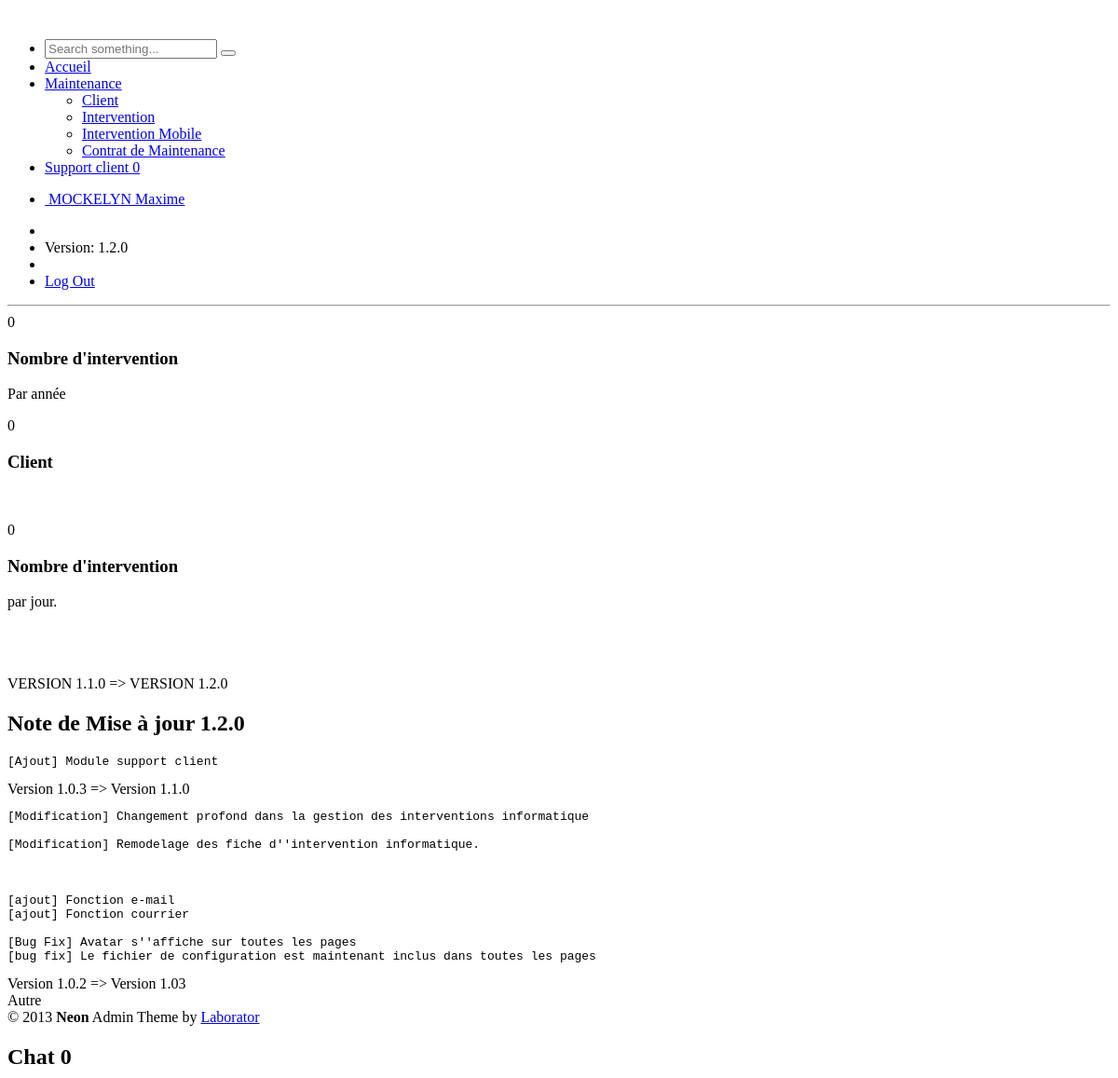
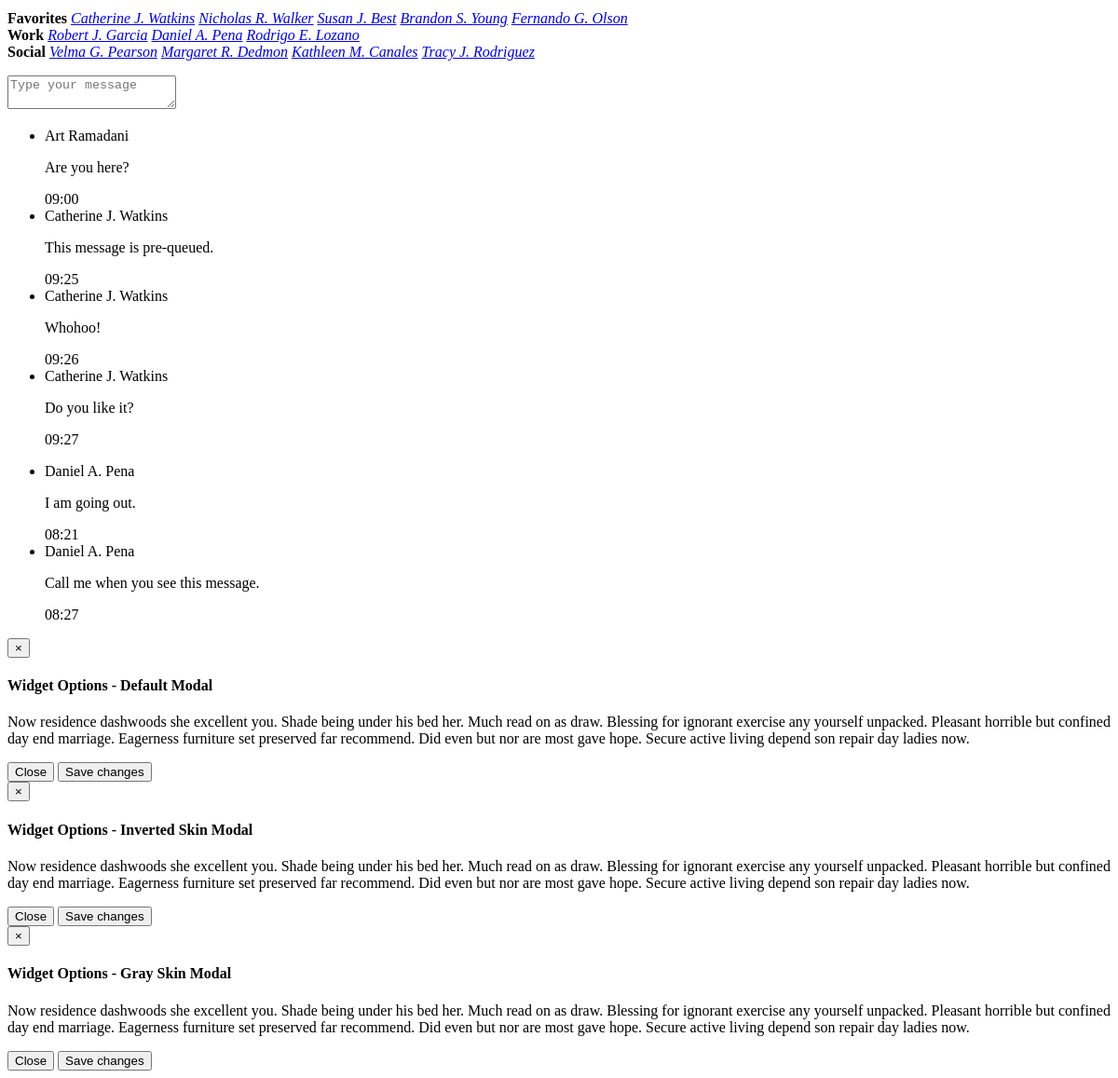
/index.php (signed in), run on the app's committed database (2 pictures, top to bottom).
### tables this page shows
CREATE TABLE IF NOT EXISTS `membre` (
  `id` int(11) NOT NULL AUTO_INCREMENT,
  `login` text NOT NULL,
  `pass_md5` text NOT NULL,
  `email` varchar(255) NOT NULL,
  `images` varchar(255) NOT NULL,
  `nom` varchar(255) NOT NULL,
  `prenom` varchar(255) NOT NULL,
  PRIMARY KEY (`id`)
);

CREATE TABLE IF NOT EXISTS `maj` (
  `idmaj` int(13) NOT NULL AUTO_INCREMENT,
  `version_latest` varchar(255) NOT NULL,
  `Title` varchar(255) NOT NULL,
  `desc` longtext NOT NULL,
  PRIMARY KEY (`idmaj`)
);

### inc/config.php (called while the page is built, shortened)
<?php
$rootsite = "http://192.168.1.50/inter/";
$sql_version = mysql_query("SELECT version_latest FROM maj ORDER BY idmaj DESC");
$donnee_version = mysql_fetch_array($sql_version);
$version = $donnee_version['version_latest'];
?>

### index.php (the view, shortened to what this page needs)
<?php
include ('inc/header.php');
include ('inc/sidebar.php');
$date = date('d/m/Y');
?>
	</div>
	<div class="main-content">
<?php include ('inc/headerbar.php'); ?>
<hr />
<?php
$sql_facture_client = mysql_query("SELECT count(*) FROM intervention");
$somme_facture_client = mysql_result($sql_facture_client,0);
$sql_client = mysql_query("SELECT count(*) FROM client");
$somme_client = mysql_result($sql_client, 0);
$sql_facture_client_day = mysql_query("SELECT count(*) FROM intervention WHERE date_entre = '" .$date."'");
$somme_facture_client_day = mysql_result($sql_facture_client_day, 0);
?>
<div class="row">
	<div class="col-sm-3">
		<div class="tile-stats">
			<div data-delay="0" data-duration="2500" data-postfix="" data-prefix="" data-end="<?php echo $somme_facture_client; ?>" data-start="0" class="num">0</div>
			<h3>Nombre d'intervention</h3>
			<p>Par année</p>
		</div>
	</div>
	<div class="col-sm-3">
		<div class="tile-stats tile-green">
			<div class="num" data-start="0" data-end="<?php echo $somme_client; ?>" data-postfix="" data-duration="1500" data-delay="600">0</div>
			<h3>Client</h3>
			<p><br></p>
		</div>
	</div>
	<div class="col-sm-3">
		<div class="tile-stats tile-aqua">
			<div class="num" data-start="0" data-end="<?php echo $somme_facture_client_day; ?>" data-postfix="" data-duration="1500" data-delay="1200">0</div>
			<h3>Nombre d'intervention</h3>
			<p>par jour.</p>
		</div>
	</div>
</div>
<br />
<br />
<br />
<?php
$sql_news = mysql_query("SELECT * FROM maj ORDER BY version_latest DESC");
while($donnee_news=mysql_fetch_array($sql_news))
{
	?>
<div class="row">
	<div class="col-md-12">
		<div data-collapsed="0" class="panel panel-default panel-shadow">
			<div class="panel-heading">
				<div class="panel-title"><?php echo $donnee_news['Title']; ?></div>
			</div>
			<div class="panel-body">
			<?php echo $donnee_news['desc']; ?>
			</div>
		</div>
	</div>
</div>
<?php } ?>
</div>
<footer class="main">
	&copy; 2013 <strong>Neon</strong> Admin Theme by <a href="http://laborator.co" target="_blank">Laborator</a>
</footer>	</div>
<div id="chat" class="fixed" data-current-user="Art Ramadani" data-order-by-status="1" data-max-chat-history="25">
	<div class="chat-inner">
		<h2 class="chat-header">
			Chat
			<span class="badge badge-success is-hidden">0</span>
		</h2>
		<div class="chat-group" id="group-1">
			<strong>Favorites</strong>
			<a href="#" id="sample-user-123" data-conversation-history="#sample_history"><span class="user-status is-online"></span> <em>Catherine J. Watkins</em></a>
			<a href="#"><span class="user-status is-online"></span> <em>Nicholas R. Walker</em></a>
			<a href="#"><span class="user-status is-busy"></span> <em>Susan J. Best</em></a>
			<a href="#"><span class="user-status is-offline"></span> <em>Brandon S. Young</em></a>
			<a href="#"><span class="user-status is-idle"></span> <em>Fernando G. Olson</em></a>
		</div>
		<div class="chat-group" id="group-2">
			<strong>Work</strong>
			<a href="#"><span class="user-status is-offline"></span> <em>Robert J. Garcia</em></a>
			<a href="#" data-conversation-history="#sample_history_2"><span class="user-status is-offline"></span> <em>Daniel A. Pena</em></a>
			<a href="#"><span class="user-status is-busy"></span> <em>Rodrigo E. Lozano</em></a>
		</div>
		<div class="chat-group" id="group-3">
			<strong>Social</strong>
			<a href="#"><span class="user-status is-busy"></span> <em>Velma G. Pearson</em></a>
			<a href="#"><span class="user-status is-offline"></span> <em>Margaret R. Dedmon</em></a>
			<a href="#"><span class="user-status is-online"></span> <em>Kathleen M. Canales</em></a>
			<a href="#"><span class="user-status is-offline"></span> <em>Tracy J. Rodriguez</em></a>
		</div>
	</div>
	<div class="chat-conversation">
		<div class="chat-textarea">
			<textarea class="form-control autogrow" placeholder="Type your message"></textarea>
		</div>
	</div>
</div>
<ul class="chat-history" id="sample_history">
	<li>
		<span class="user">Art Ramadani</span>
		<p>Are you here?</p>
		<span class="time">09:00</span>
	</li>
	<li class="opponent">
		<span class="user">Catherine J. Watkins</span>
		<p>This message is pre-queued.</p>
		<span class="time">09:25</span>
	</li>
	<li class="opponent">
		<span class="user">Catherine J. Watkins</span>
		<p>Whohoo!</p>
		<span class="time">09:26</span>
	</li>
	<li class="opponent unread">
		<span class="user">Catherine J. Watkins</span>
		<p>Do you like it?</p>
		<span class="time">09:27</span>
	</li>
</ul>
<ul class="chat-history" id="sample_history_2">
	<li class="opponent unread">
		<span class="user">Daniel A. Pena</span>
		<p>I am going out.</p>
		<span class="time">08:21</span>
	</li>
	<li class="opponent unread">
		<span class="user">Daniel A. Pena</span>
		<p>Call me when you see this message.</p>
		<span class="time">08:27</span>
	</li>
</ul></div>
<div class="modal fade" id="sample-modal-dialog-1">
	<div class="modal-dialog">
		<div class="modal-content">
			<div class="modal-header">
				<button type="button" class="close" data-dismiss="modal" aria-hidden="true">&times;</button>
				<h4 class="modal-title">Widget Options - Default Modal</h4>
			</div>
			<div class="modal-body">
				<p>Now residence dashwoods she excellent you. Shade being under his bed her. Much read on as draw. Blessing for ignorant exercise any yourself unpacked. Pleasant horrible but confined day end marriage. Eagerness furniture set preserved far recommend. Did even but nor are most gave hope. Secure active living depend son repair day ladies now.</p>
			</div>
			<div class="modal-footer">
				<button type="button" class="btn btn-default" data-dismiss="modal">Close</button>
				<button type="button" class="btn btn-primary">Save changes</button>
			</div>
		</div>
	</div>
</div>
<div class="modal invert fade" id="sample-modal-dialog-2">
	<div class="modal-dialog">
		<div class="modal-content">
			<div class="modal-header">
				<button type="button" class="close" data-dismiss="modal" aria-hidden="true">&times;</button>
				<h4 class="modal-title">Widget Options - Inverted Skin Modal</h4>
			</div>
			<div class="modal-body">
				<p>Now residence dashwoods she excellent you. Shade being under his bed her. Much read on as draw. Blessing for ignorant exercise any yourself unpacked. Pleasant horrible but confined day end marriage. Eagerness furniture set preserved far recommend. Did even but nor are most gave hope. Secure active living depend son repair day ladies now.</p>
			</div>
			<div class="modal-footer">
				<button type="button" class="btn btn-default" data-dismiss="modal">Close</button>
				<button type="button" class="btn btn-primary">Save changes</button>
			</div>
		</div>
	</div>
</div>
<div class="modal gray fade" id="sample-modal-dialog-3">
	<div class="modal-dialog">
		<div class="modal-content">
			<div class="modal-header">
				<button type="button" class="close" data-dismiss="modal" aria-hidden="true">&times;</button>
				<h4 class="modal-title">Widget Options - Gray Skin Modal</h4>
			</div>
			<div class="modal-body">
				<p>Now residence dashwoods she excellent you. Shade being under his bed her. Much read on as draw. Blessing for ignorant exercise any yourself unpacked. Pleasant horrible but confined day end marriage. Eagerness furniture set preserved far recommend. Did even but nor are most gave hope. Secure active living depend son repair day ladies now.</p>
			</div>
			<div class="modal-footer">
				<button type="button" class="btn btn-default" data-dismiss="modal">Close</button>
				<button type="button" class="btn btn-primary">Save changes</button>
			</div>
		</div>
	</div>
</div>
	<link rel="stylesheet" href="assets/js/jvectormap/jquery-jvectormap-1.2.2.css">
	<link rel="stylesheet" href="assets/js/rickshaw/rickshaw.min.css">
</body>
</html>

### inc/header.php (shortened to what this page needs)
<?php
include ('config.php');
$result = mysql_query("SELECT id,login,email,images,nom,prenom FROM membre WHERE login = '".$_SESSION['login']. "'") or die(mysql_error());
$donnees_login = mysql_fetch_array($result);
?>
<!DOCTYPE html>
<html lang="en">
<head>
	<link rel="stylesheet" href="<?php echo $rootsite; ?>assets/js/jquery-ui/css/no-theme/jquery-ui-1.10.3.custom.min.css">
	<link rel="stylesheet" href="<?php echo $rootsite; ?>assets/css/font-icons/entypo/css/entypo.css">
	<link rel="stylesheet" href="<?php echo $rootsite; ?>assets/css/font-icons/entypo/css/animation.css">
		<link rel="stylesheet" href="<?php echo $rootsite; ?>assets/css/neon-core.css">
	<link rel="stylesheet" href="<?php echo $rootsite; ?>assets/css/neon-theme.css">
	<link rel="stylesheet" href="<?php echo $rootsite; ?>assets/css/neon-forms.css">
	<link rel="stylesheet" href="<?php echo $rootsite; ?>assets/css/neon.css">
	<link rel="stylesheet" href="<?php echo $rootsite; ?>assets/css/custom.css">
	<link rel="stylesheet" href="<?php echo $rootsite; ?>assets/css/table.css">
</head>
<body class="page-body  page-fade">
<div class="page-container">
	<div class="sidebar-menu">
		<header class="logo-env">
			<div class="logo">
			</div>
		</header>

### inc/sidebar.php (shortened to what this page needs)
<ul id="main-menu" class="">
	<li id="search">
		<form method="get" action="">
			<input type="text" name="q" class="search-input" placeholder="Search something..."/>
			<button type="submit">
			</button>
		</form>
	</li>
	<li>
		<a href="<?php echo $rootsite; ?>index.php">
			<span>Accueil</span>
		</a>
	</li>
	<li class="root-level has-sub">
		<a href="#">
			<span>Maintenance</span>
		</a>
		<ul>
			<li>
				<a href="<?php echo $rootsite; ?>core/main/client/">
					<span>Client</span>
				</a>
			</li>
			<li>
				<a href="<?php echo $rootsite; ?>core/main/inter/">
					<span>Intervention</span>
				</a>
			</li>
			<li>
				<a href="<?php echo $rootsite; ?>core/main/mobile/">
					<span>Intervention Mobile</span>
				</a>
			</li>
			<li>
				<a href="<?php echo $rootsite; ?>core/main/cnt/">
					<span>Contrat de Maintenance</span>
				</a>
			</li>
		</ul>
	</li>
	<li>
		<a href="<?php echo $rootsite; ?>/core/main/support">
			<span>Support client</span>
			<?php
				$sql_support_row = mysql_query("SELECT count('somme') FROM support_client WHERE etat_support <= 1");
				$result = mysql_fetch_row($sql_support_row);
			?>
			<span class="badge badge-secondary"><?php echo $result[0]; ?></span>
		</a>
	</li>
</ul>

### inc/headerbar.php (shortened to what this page needs)
<div class="row">
	<div class="col-md-6 col-sm-8 clearfix">
		<ul class="user-info pull-left pull-none-xsm">
			<li class="profile-info dropdown">
				<a href="#" class="dropdown-toggle" data-toggle="dropdown">
					<?php echo $donnees_login['nom']; ?> <?php echo $donnees_login['prenom']; ?>
				</a>
			</li>
		</ul>
	</div>
	<div class="col-md-6 col-sm-4 clearfix hidden-xs">
		<ul class="list-inline links-list pull-right">
			<li class="sep"></li>
			<li>
				Version: <?php echo $version; ?>
			</li>
			<li class="sep"></li>
			<li>
				<a href="<?php echo $rootsite; ?>logout.php">
					Log Out <i class="entypo-logout right"></i>
				</a>
			</li>
		</ul>
	</div>
</div>

### data on the page
membre: nom "MOCKELYN", prenom "Maxime"
maj: version_latest "1.2.0", Title "VERSION 1.1.0 => VERSION 1.2.0", desc "Note de Mise à jour 1.2.0 [Ajout] Module support client"
maj: Title "Version 1.0.3 => Version 1.1.0", desc "[Modification] Changement profond dans la gestion des interventions informatique [Modification] Remodelage des fiche d''intervention informatique. [ajout] Fonction e-mail [ajout] Fonction courrier [Bug Fix] Avatar s''affiche sur toutes les pages [bug fix] Le fichier de configuration est maintenant inclus dans toutes les pages"
maj: Title "Version 1.0.2 => Version 1.03", desc "Autre"

### other printed values
$result[0] "0"
